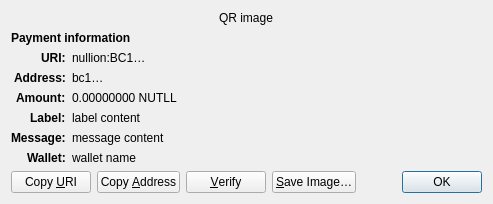
<?xml version="1.0" encoding="UTF-8"?>
<ui version="4.0">
 <class>ReceiveRequestDialog</class>
 <widget class="QDialog" name="ReceiveRequestDialog">
  <property name="geometry">
   <rect>
    <x>0</x>
    <y>0</y>
    <width>413</width>
    <height>229</height>
   </rect>
  </property>
  <property name="windowTitle">
   <string>Request payment to …</string>
  </property>
  <layout class="QGridLayout" name="gridLayout" columnstretch="0,1">
   <property name="sizeConstraint">
    <enum>QLayout::SetFixedSize</enum>
   </property>
   <item row="0" column="0" colspan="2" alignment="Qt::AlignHCenter">
    <widget class="QRImageWidget" name="qr_code">
     <property name="text">
      <string notr="true">QR image</string>
     </property>
     <property name="textInteractionFlags">
      <set>Qt::NoTextInteraction</set>
     </property>
    </widget>
   </item>
   <item row="1" column="0" colspan="2">
    <widget class="QLabel" name="payment_header">
     <property name="font">
      <font>
       <weight>75</weight>
       <bold>true</bold>
      </font>
     </property>
     <property name="text">
      <string>Payment information</string>
     </property>
     <property name="textInteractionFlags">
      <set>Qt::NoTextInteraction</set>
     </property>
    </widget>
   </item>
   <item row="2" column="0" alignment="Qt::AlignRight|Qt::AlignTop">
    <widget class="QLabel" name="uri_tag">
     <property name="font">
      <font>
       <weight>75</weight>
       <bold>true</bold>
      </font>
     </property>
     <property name="text">
      <string notr="true">URI:</string>
     </property>
     <property name="textFormat">
      <enum>Qt::PlainText</enum>
     </property>
     <property name="textInteractionFlags">
      <set>Qt::NoTextInteraction</set>
     </property>
    </widget>
   </item>
   <item row="2" column="1" alignment="Qt::AlignTop">
    <widget class="QLabel" name="uri_content">
     <property name="text">
      <string notr="true">nullion:BC1…</string>
     </property>
     <property name="textFormat">
      <enum>Qt::RichText</enum>
     </property>
     <property name="wordWrap">
      <bool>true</bool>
     </property>
     <property name="textInteractionFlags">
      <set>Qt::TextSelectableByMouse</set>
     </property>
    </widget>
   </item>
   <item row="3" column="0" alignment="Qt::AlignRight|Qt::AlignTop">
    <widget class="QLabel" name="address_tag">
     <property name="font">
      <font>
       <weight>75</weight>
       <bold>true</bold>
      </font>
     </property>
     <property name="text">
      <string>Address:</string>
     </property>
     <property name="textInteractionFlags">
      <set>Qt::NoTextInteraction</set>
     </property>
    </widget>
   </item>
   <item row="3" column="1" alignment="Qt::AlignTop">
    <widget class="QLabel" name="address_content">
     <property name="text">
      <string notr="true">bc1…</string>
     </property>
     <property name="textFormat">
      <enum>Qt::PlainText</enum>
     </property>
     <property name="textInteractionFlags">
      <set>Qt::TextSelectableByMouse</set>
     </property>
    </widget>
   </item>
   <item row="4" column="0" alignment="Qt::AlignRight|Qt::AlignTop">
    <widget class="QLabel" name="amount_tag">
     <property name="font">
      <font>
       <weight>75</weight>
       <bold>true</bold>
      </font>
     </property>
     <property name="text">
      <string>Amount:</string>
     </property>
     <property name="textInteractionFlags">
      <set>Qt::NoTextInteraction</set>
     </property>
    </widget>
   </item>
   <item row="4" column="1" alignment="Qt::AlignTop">
    <widget class="QLabel" name="amount_content">
     <property name="text">
      <string notr="true">0.00000000 NUTLL</string>
     </property>
     <property name="textFormat">
      <enum>Qt::PlainText</enum>
     </property>
     <property name="textInteractionFlags">
      <set>Qt::TextSelectableByMouse</set>
     </property>
    </widget>
   </item>
   <item row="5" column="0" alignment="Qt::AlignRight|Qt::AlignTop">
    <widget class="QLabel" name="label_tag">
     <property name="font">
      <font>
       <weight>75</weight>
       <bold>true</bold>
      </font>
     </property>
     <property name="text">
      <string>Label:</string>
     </property>
     <property name="textInteractionFlags">
      <set>Qt::NoTextInteraction</set>
     </property>
    </widget>
   </item>
   <item row="5" column="1" alignment="Qt::AlignTop">
    <widget class="QLabel" name="label_content">
     <property name="text">
      <string notr="true">label content</string>
     </property>
     <property name="textFormat">
      <enum>Qt::PlainText</enum>
     </property>
     <property name="wordWrap">
      <bool>true</bool>
     </property>
     <property name="textInteractionFlags">
      <set>Qt::TextSelectableByMouse</set>
     </property>
    </widget>
   </item>
   <item row="6" column="0" alignment="Qt::AlignRight|Qt::AlignTop">
    <widget class="QLabel" name="message_tag">
     <property name="font">
      <font>
       <weight>75</weight>
       <bold>true</bold>
      </font>
     </property>
     <property name="text">
      <string>Message:</string>
     </property>
     <property name="textInteractionFlags">
      <set>Qt::NoTextInteraction</set>
     </property>
    </widget>
   </item>
   <item row="6" column="1" alignment="Qt::AlignTop">
    <widget class="QLabel" name="message_content">
     <property name="text">
      <string notr="true">message content</string>
     </property>
     <property name="textFormat">
      <enum>Qt::PlainText</enum>
     </property>
     <property name="wordWrap">
      <bool>true</bool>
     </property>
     <property name="textInteractionFlags">
      <set>Qt::TextSelectableByMouse</set>
     </property>
    </widget>
   </item>
   <item row="7" column="0" alignment="Qt::AlignRight|Qt::AlignTop">
    <widget class="QLabel" name="wallet_tag">
     <property name="font">
      <font>
       <weight>75</weight>
       <bold>true</bold>
      </font>
     </property>
     <property name="text">
      <string>Wallet:</string>
     </property>
     <property name="textInteractionFlags">
      <set>Qt::NoTextInteraction</set>
     </property>
    </widget>
   </item>
   <item row="7" column="1" alignment="Qt::AlignTop">
    <widget class="QLabel" name="wallet_content">
     <property name="text">
      <string notr="true">wallet name</string>
     </property>
     <property name="textFormat">
      <enum>Qt::PlainText</enum>
     </property>
     <property name="wordWrap">
      <bool>true</bool>
     </property>
     <property name="textInteractionFlags">
      <set>Qt::TextSelectableByMouse</set>
     </property>
    </widget>
   </item>
   <item row="8" column="0" colspan="2">
    <layout class="QHBoxLayout" name="horizontalLayout">
     <item>
      <widget class="QPushButton" name="btnCopyURI">
       <property name="text">
        <string>Copy &amp;URI</string>
       </property>
       <property name="autoDefault">
        <bool>false</bool>
       </property>
      </widget>
     </item>
     <item>
      <widget class="QPushButton" name="btnCopyAddress">
       <property name="text">
        <string>Copy &amp;Address</string>
       </property>
       <property name="autoDefault">
        <bool>false</bool>
       </property>
      </widget>
     </item>
     <item>
      <widget class="QPushButton" name="btnVerify">
       <property name="text">
        <string>&amp;Verify</string>
       </property>
       <property name="toolTip">
        <string>Verify this address on e.g. a hardware wallet screen</string>
       </property>
       <property name="autoDefault">
        <bool>false</bool>
       </property>
      </widget>
     </item>
     <item>
      <widget class="QPushButton" name="btnSaveAs">
       <property name="text">
        <string>&amp;Save Image…</string>
       </property>
       <property name="autoDefault">
        <bool>false</bool>
       </property>
      </widget>
     </item>
     <item>
      <spacer name="horizontalSpacer_2">
       <property name="orientation">
        <enum>Qt::Horizontal</enum>
       </property>
       <property name="sizeHint" stdset="0">
        <size>
         <width>40</width>
         <height>20</height>
        </size>
       </property>
      </spacer>
     </item>
     <item>
      <widget class="QDialogButtonBox" name="buttonBox">
       <property name="focusPolicy">
        <enum>Qt::StrongFocus</enum>
       </property>
       <property name="standardButtons">
        <set>QDialogButtonBox::Ok</set>
       </property>
      </widget>
     </item>
    </layout>
   </item>
  </layout>
 </widget>
 <customwidgets>
  <customwidget>
   <class>QRImageWidget</class>
   <extends>QLabel</extends>
   <header>qt/qrimagewidget.h</header>
  </customwidget>
 </customwidgets>
 <tabstops>
  <tabstop>buttonBox</tabstop>
  <tabstop>btnCopyURI</tabstop>
  <tabstop>btnCopyAddress</tabstop>
  <tabstop>btnSaveAs</tabstop>
 </tabstops>
 <resources/>
 <connections>
  <connection>
   <sender>buttonBox</sender>
   <signal>accepted()</signal>
   <receiver>ReceiveRequestDialog</receiver>
   <slot>accept()</slot>
   <hints>
    <hint type="sourcelabel">
     <x>135</x>
     <y>230</y>
    </hint>
    <hint type="destinationlabel">
     <x>135</x>
     <y>126</y>
    </hint>
   </hints>
  </connection>
 </connections>
</ui>
